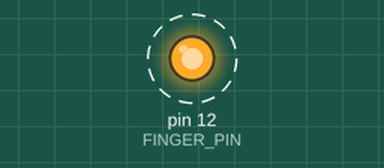
Bench run of a sketch on a simulated Arduino Uno, built with avr-gcc and run on an emulated ATmega328P. On the bench: output pins drawn as LEDs (lit = HIGH). Dashed ring = blinking.

Above: at 0.5 s.
Timing chart, 0 to 4.6 s (numbered marks = the images above):
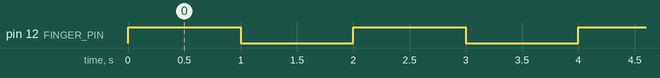

Measured:
- by itself, pin 12 (FINGER_PIN): alternates HIGH for 1.0 s and LOW for 1.0 s

The sketch:

FingerBlink.ino
```cpp
/*******************************************************************
   Blinking an LED using just an ATtiny13

   For use with this badge
   https://www.tindie.com/products/brianlough/should-have-used-a-555/

   Built using https://github.com/MCUdude/MicroCore

   By Brian Lough
   YouTube: https://www.youtube.com/brianlough
   Tindie: https://www.tindie.com/stores/brianlough/
   Twitter: https://twitter.com/witnessmenow
 *******************************************************************/


#include <avr/io.h>
#include <util/delay.h>

#define FINGER_PIN PB4

int main(void)
{
  DDRB |= _BV(FINGER_PIN);  // Set PB1 as output, ignore the rest
  // Infinite loop
  while(1)
  {

    PORTB |= _BV(FINGER_PIN); // pin high
    _delay_ms(1000);
    PORTB &= ~_BV(FINGER_PIN); //Pin low
    _delay_ms(1000);
  }

  return 0;
}
```
